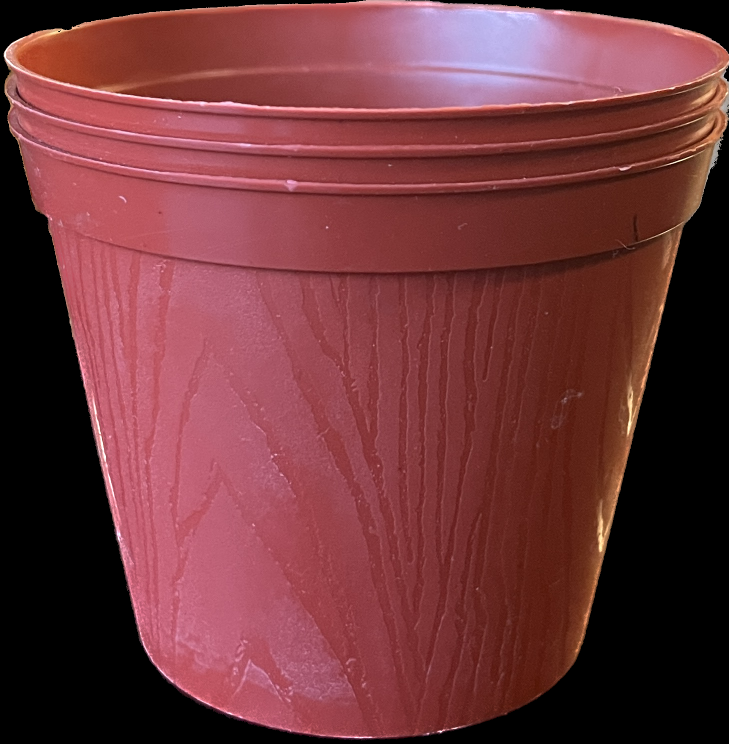
#> input picture Objects/O10.PNG, 1458 x 1488 px, given in place of S1.jpg, which was not available (shown at 1/2 size)
$ python task1.py   (Python 2 division)
#> lines starting #> are read from the running program, lines starting #| are printed output that depends on the picture; pictures that were not available may be replaced by others from this repository, and a replacement may not be noted
import cv2
import numpy as np
from sklearn.metrics import precision_score, recall_score, f1_score, accuracy_score


# -----------------------
# Paramters
# -----------------------

# FLANN
FLANN_INDEX_KDTREE = 1
FLANN_INDEX_PARAMS = dict(algorithm=FLANN_INDEX_KDTREE, trees=5)
FLANN_SEARCH_PARAMS = dict(checks=50)

# Ratio Test
MATCH_TH = 0.55

# Object Dictionary - Maps object image to object name
objectDict = {
    'O1': 'Pot',
    'O2': 'Pliers',
    'O3': 'Cup',
    'O4': 'Dawn Spray',
    'O5': 'Lego Flower',
    'O6': 'Strainer',
    'O7': 'Paint Set',
    'O8': 'Decoration',
    'O9': 'Axe',
    'O10': 'Bowl',
    'O11': 'Book',
    'O12': 'Water Bottle',
    'O13': 'Decoration',
    'O14': 'Candle',
    'O15': 'Spray Bottle',
}

# Scene Dictionary - Maps scene to objects in scene
sceneDict = {
    'S1': ['O1', 'O2', 'O3', 'O4', 'O5', 'O6', 'O7', 'O8', 'O9', 'O10', 'O11', 'O12', 'O13', 'O14', 'O15'],
    'S2': ['O2', 'O3', 'O4', 'O5', 'O6', 'O7', 'O8', 'O9', 'O10', 'O11', 'O12', 'O13', 'O14'],
    'S3': ['O1', 'O2', 'O3', 'O4', 'O5', 'O6', 'O7', 'O8', 'O9', 'O10', 'O11', 'O12'],
    'S4': ['O1', 'O2', 'O3', 'O4', 'O5', 'O6', 'O7', 'O8', 'O9', 'O10'],
    'S5': ['O1', 'O2', 'O3', 'O4', 'O5', 'O6', 'O7', 'O8', 'O9'],
    'S6': ['O2', 'O3', 'O4', 'O5', 'O6', 'O7', 'O8', 'O9'],
    'S7': ['O6', 'O7', 'O8', 'O9', 'O11', 'O12', 'O13'],
    'S8': ['O6', 'O7', 'O9', 'O11', 'O12', 'O13', 'O14'],
    'S9': ['O1', 'O2', 'O3', 'O4', 'O5', 'O6', 'O7', 'O8', 'O9', 'O10'],
    'S10': ['O6', 'O7', 'O11', 'O12', 'O13', 'O14', 'O15'],
    'S11': ['O2', 'O3', 'O4', 'O5', 'O15'],
    'S12': ['O2', 'O3', 'O4', 'O5', 'O7', 'O8', 'O13', 'O14', 'O15'],
    'S13': ['O1', 'O2', 'O3', 'O4', 'O5', 'O7', 'O8', 'O11', 'O13', 'O14', 'O15'],
    'S14': ['O1', 'O2', 'O4', 'O5', 'O7', 'O8', 'O9', 'O11', 'O12', 'O13', 'O14', 'O15'],
    'S15': ['O1', 'O2', 'O5', 'O6', 'O7', 'O8', 'O9', 'O11', 'O12', 'O13', 'O14', 'O15'],
    'S16': ['O1', 'O2', 'O6', 'O7', 'O8', 'O9', 'O10', 'O11', 'O12', 'O13', 'O14'],
    'S17': ['O1', 'O6', 'O7', 'O8', 'O9', 'O10', 'O11', 'O12', 'O14'],
    'S18': ['O1', 'O6', 'O7', 'O8', 'O9', 'O10', 'O11'],
    'S19': ['O1', 'O6', 'O7', 'O8', 'O9', 'O10'],
    'S20': ['O1', 'O7', 'O8', 'O9'],
    'S21': ['O1', 'O7', 'O8'],
    'S22': ['O1', 'O2', 'O7', 'O8', 'O11', 'O14', 'O15'],
    'S23': ['O2', 'O4', 'O7', 'O8', 'O15'],
    'S24': ['O2', 'O3', 'O4', 'O5', 'O7', 'O8', 'O15'],
    'S25': ['O2', 'O3', 'O4', 'O5', 'O15'],
    'S26': ['O3', 'O4'],
    'S27': ['O2', 'O3', 'O4', 'O5', 'O7', 'O8', 'O13', 'O14', 'O15'],
    'S28': ['O1', 'O2', 'O4', 'O5', 'O6', 'O7', 'O8', 'O9', 'O11', 'O12', 'O13', 'O14', 'O15'],
    'S29': ['O1', 'O5', 'O6', 'O7', 'O8', 'O9', 'O10', 'O11', 'O12', 'O13', 'O14'],
    'S30': ['O1', 'O2', 'O3', 'O4', 'O5', 'O6', 'O7', 'O8', 'O9', 'O10', 'O11', 'O12', 'O13', 'O14', 'O15']
}


def SIFT(img):
    # Initialize
    sift = cv2.SIFT_create()

    # Detect keypoints and compute descriptors
    keypoints, descriptors = sift.detectAndCompute(img, None)

    return keypoints, descriptors

def FLANN(des1, des2):
    # Initialize
    flann = cv2.FlannBasedMatcher(FLANN_INDEX_PARAMS, FLANN_SEARCH_PARAMS)

    matches = flann.knnMatch(des1, des2, k=2)

    return matches

def evaluteScene(sceneID, sceneImg, truthObjectList):
    # Initialize
    TP, FP, TN, FN = 0, 0, 0, 0

    # List for identified objects
    identifiedObjects = []

    sceneKeyPoints, sceneDescriptors = SIFT(sceneImg)

    # Iterate through objects
    for objectID, objectName in objectDict.items():
        # Read in object image
        objectImg = cv2.imread(f"Objects/{objectID}.png", cv2.IMREAD_GRAYSCALE)

        # Get object key points and descriptors
        objectKeyPoints, objectDescriptors = SIFT(objectImg)

        # Matches descriptors
        matches = FLANN(objectDescriptors, sceneDescriptors)

        # Apply ratio test
        goodMatches = []
        for m, n in matches:
            if m.distance < MATCH_TH * n.distance:
                goodMatches.append(m)

        # Evaluate
        if objectID in truthObjectList:
            if goodMatches:
                TP += 1
                identifiedObjects.append(objectID)
            else:
                FN += 1
        else:
            if goodMatches:
                FP += 1
                identifiedObjects.append(objectID)
            else:
                TN += 1

    return TP, FP, TN, FN, identifiedObjects

# [106 lines left out: functions evaluateMetrics, keypoints, annotateAndBox, matches, not called in this run]

def main():
    # Initilaize metrics
    allTP, allFP, allTN, allFN = 0, 0, 0, 0

    # Iterate through all scenes
    for sceneID, truthObjectList in sceneDict.items():
        # Read in scene image
        sceneImg = cv2.imread(f"Scenes/{sceneID}.jpg", cv2.IMREAD_GRAYSCALE)
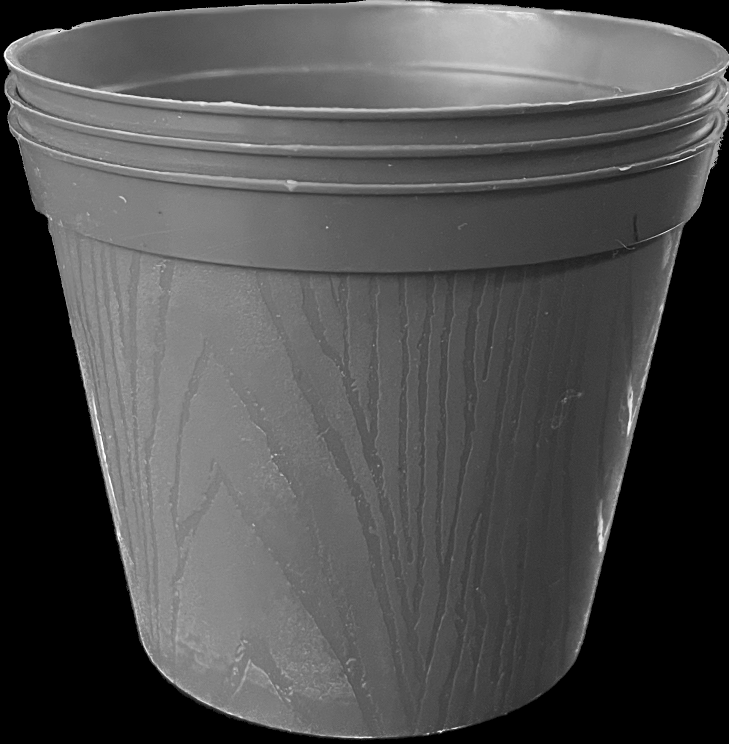
#> sceneImg: shape (1488, 1458) (shown at 1/2 size); min 0, max 255, mean 78.1

        TP, FP, TN, FN, identifiedObjects = evaluteScene(sceneID, sceneImg, truthObjectList)
#> in SIFT, `keypoints, descriptors = sift.detectAndCompute(img, None)`: keypoints = 1543 keypoints; strongest (x, y, size): (856, 1467, 2.8), (145, 54, 1.8), (10, 111, 4.4), (1429, 325, 1.9)
#> in evaluteScene, `sceneKeyPoints, sceneDescriptors = SIFT(sceneImg)`:
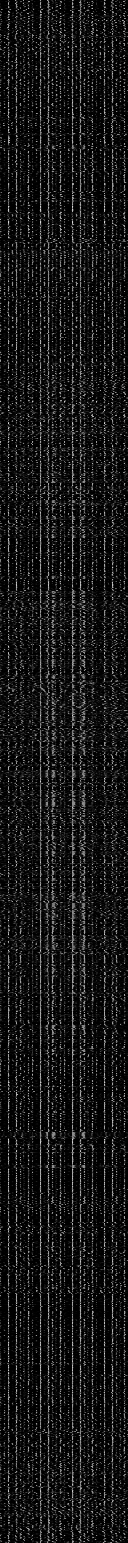
#> sceneDescriptors: shape (1543, 128) float32; min 0, max 218, mean 22.9
#> in evaluteScene, `sceneKeyPoints, sceneDescriptors = SIFT(sceneImg)`: sceneKeyPoints has the same summary as keypoints in SIFT
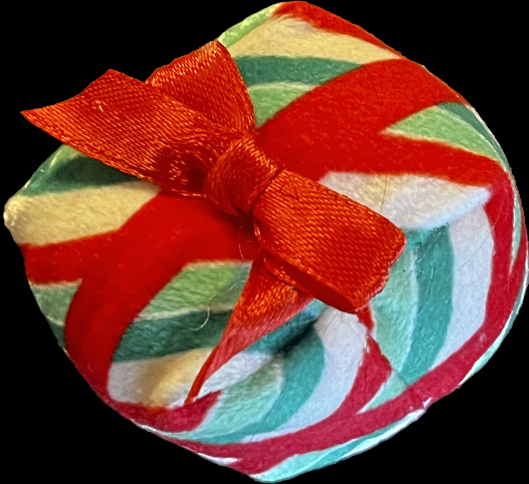
#> input picture Objects/O11.PNG, 1057 x 968 px, given in place of O1.png, which was not available (shown at 1/2 size)
#> in evaluteScene, `objectImg = cv2.imread(f"Objects/{objectID}.png", cv2.IMREAD_GRAYSCALE)`:
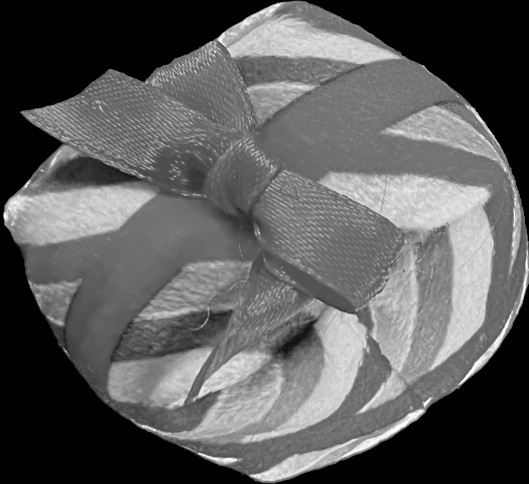
#> objectImg: shape (968, 1057) (shown at 1/2 size); min 0, max 255, mean 91.6
#> in SIFT (call 2), `keypoints, descriptors = sift.detectAndCompute(img, None)`: keypoints = 3716 keypoints; strongest (x, y, size): (827, 832, 15.3), (400, 908, 3.9), (51, 372, 4.3), (841, 824, 9.2)
#> in evaluteScene, `objectKeyPoints, objectDescriptors = SIFT(objectImg)`:
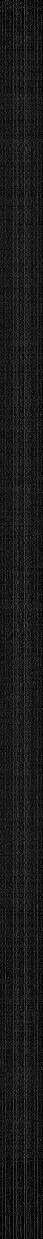
#> objectDescriptors: shape (3716, 128) float32 (shown at 1/3 size); min 0, max 227, mean 26.2
#> in evaluteScene, `objectKeyPoints, objectDescriptors = SIFT(objectImg)`: objectKeyPoints has the same summary as keypoints in SIFT
#> in FLANN, `matches = flann.knnMatch(des1, des2, k=2)`: matches = 3716 matches
#> after the loop in evaluteScene, `for m, n in matches:`: goodMatches = 1 matches

        # Print reuslts for current scene
        print(f"Scene ID: {sceneID}")
        print("Ground Truth")
        print(truthObjectList)
        print("Predicted")
        print(identifiedObjects)
        print(f"True Positives: {TP}")
        print(f"False Positives: {FP}")
        print(f"True Negatives: {TN}")
        print(f"False Negatives: {FN}")

        # Annotate object names in scene image                      <---- need to add boxes
        annotateAndBox(sceneID, sceneImg, identifiedObjects)

        allTP += TP
        allFP += FP
        allTN += TN
        allFN += FN

    # Evaluate metrics of the entire dataset and capture the results
    precision, recall, f1, accuracy = evaluateMetrics(allTP, allFP, allTN, allFN)

    # Print overall metrics
    print("Overall Metrics:")
    print(f'Precision: {precision:.4f}')
    print(f'Recall: {recall:.4f}')
    print(f'F1-score: {f1:.4f}')
    print(f'Accuracy: {accuracy:.4f}')

    matches()
    keypoints()

if __name__ == "__main__":
#> (the run stopped early here; a loop or call above may not have finished)
